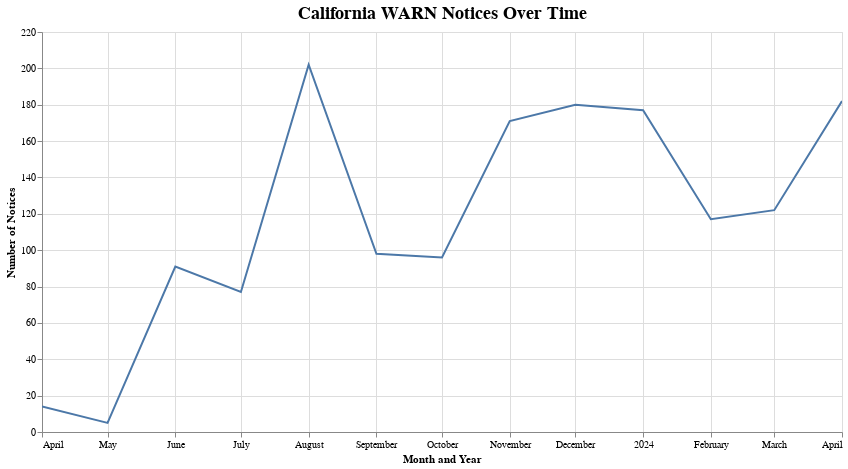

Notebook code cell kept with this figure:
### Code cell
chart = create_interactive_line_chart(df=df, date_column='NoticeDate', title='California WARN Notices Over Time')
chart.display()

### Figure 1 — Vega-Lite specification as saved in the notebook (floating-point values rounded to 4 significant figures)
{"config": {"view": {"continuousWidth": 400, "continuousHeight": 300}}, "data": {"name": "data-e98dcbcce823130ff1ef908d35753b0c"}, "mark": "line", "encoding": {"tooltip": [{"field": "MonthYear", "type": "temporal"}, {"field": "Notices", "type": "quantitative"}], "x": {"field": "MonthYear", "title": "Month and Year", "type": "temporal"}, "y": {"field": "Notices", "title": "Number of Notices", "type": "quantitative"}}, "height": 400, "selection": {"selector002": {"type": "interval", "bind": "scales", "encodings": ["x", "y"]}}, "title": {"text": "California WARN Notices Over Time", "fontSize": 18}, "width": 800, "$schema": "https://vega.github.io/schema/vega-lite/v4.17.0.json", "datasets": {"data-e98dcbcce823130ff1ef908d35753b0c": [{"MonthYear": "2023-04", "Notices": 14}, {"MonthYear": "2023-05", "Notices": 5}, {"MonthYear": "2023-06", "Notices": 91}, {"MonthYear": "2023-07", "Notices": 77}, {"MonthYear": "2023-08", "Notices": 202}, {"MonthYear": "2023-09", "Notices": 98}, {"MonthYear": "2023-10", "Notices": 96}, {"MonthYear": "2023-11", "Notices": 171}, {"MonthYear": "2023-12", "Notices": 180}, {"MonthYear": "2024-01", "Notices": 177}, {"MonthYear": "2024-02", "Notices": 117}, {"MonthYear": "2024-03", "Notices": 122}, {"MonthYear": "2024-04", "Notices": 182}]}}
